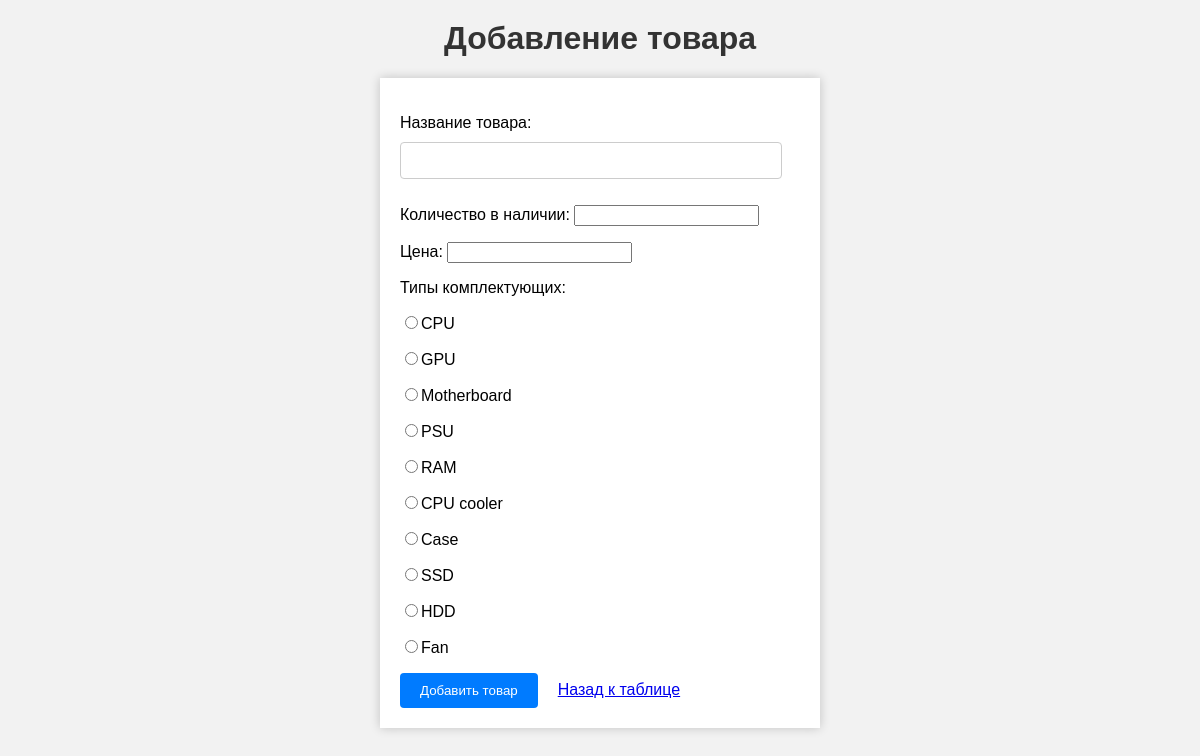
The page /server/php/create/add_stock.php on the database its author committed.
### tables this page shows
create table IF NOT EXISTS component_type (
  id_component_type int (10) AUTO_INCREMENT,
  pc_part_type varchar (20) NOT NULL,
  PRIMARY KEY (id_component_type)
);

### server/php/db.php (called while the page is built, shortened)
<?php
class Database
{
    public function __construct()
    {
        $this->db = new mysqli("db", "user", "password", "appDB");
    }
}
?>

### server/php/controllers/component_typeDB.php (called while the page is built, shortened)
<?php
    include_once "../db.php";
    include_once "../models/component_type.php";
    class Component_typeDB extends Database{
        public function getComponent_type(){
            $sql = "SELECT * FROM component_type";
            $result = $this->db->query($sql);
            $types = array();
            if($result->num_rows > 0){
                while($row = $result->fetch_assoc()){
                    $type = new Component_type($row["id_component_type"], $row["pc_part_type"]);
                    array_push($types, $type);
                }
            }
            return $types;
        }
    }
?>

### server/php/models/component_type.php (called while the page is built, shortened)
<?php
class Component_type
{
    private $id;
    private $type;
    public function __construct($id, $type)
    {
        $this->id = $id;
        $this->type = $type;
    }
    public function getId()
    {
        return $this->id;
    }
    public function getType()
    {
        return $this->type;
    }
}
?>

### server/php/create/add_stock.php (the view, shortened to what this page needs)
<!DOCTYPE html>
<html lang="en">
<head>
    <link rel="stylesheet" href="../styles/styleAdd.css">
</head>
<body>
    <?php
    require_once "../models/component_type.php";
    require_once "../controllers/component_typeDB.php";
    if(isset($_POST['name']) && isset($_POST['quantity']) && isset($_POST['price']) && isset($_POST['id_type'])){
        $name = $_POST['name'];
        $quantity_avaible = $_POST['quantity'];
        $price = $_POST['price'];
        $id_type = $_POST['id_type'];
        $stock = new StockDB();
        $success = $stock->addStock($name, $quantity_avaible, $price, $id_type);
        if($success){
            http_response_code(201);
            echo "Товар был добавлен. <a href='../tables/index_stock.php'>Назад к таблице</a>";
        }else{
            http_response_code(503);
            echo "Невозможно добавить товар. <a href='../tables/index_stock.php'>Назад к таблице</a>";
        }
    }
    else{
        $component = new Component_typeDB();
        $types = $component->getComponent_type();
        echo "<h1>Добавление товара</h1>";
        echo "<form action='add_stock.php' method='POST'>";
        echo "<p>Название товара: <input type='text' name='name' /></p>";
        echo "<p>Количество в наличии: <input type='number' name='quantity' /></p>";
        echo "<p>Цена: <input type='number' name='price' /></p>";
        echo "<p>Типы комплектующих:</p>";
        foreach($types as $type){
            $id = $type->getId();
            $name = $type->getType();
            echo "<p><input type='radio' name='id_type' value='" . $id . "' />" . $name . "</p>";
        }
        echo "<input type='submit' value='Добавить товар' />";
        echo "<a href='../tables/index_stock.php'>Назад к таблице</a>";
        echo "</form>";
    }
    ?>
</body>
</html>

### server/php/styles/styleAdd.css (style rules this page uses)
h1 { color: #333; text-align: center; margin-top: 20px; }
form { max-width: 400px; margin: 0 auto; background-color: #fff; padding: 20px; box-shadow: 0px 0px 10px rgba(0, 0, 0, 0.2); }
input[type="text"] { width: 90%; padding: 10px; margin-top: 10px; margin-bottom: 10px; border: 1px solid #ccc; border-radius: 4px; }
input[type="submit"] { background-color: #007bff; color: #fff; padding: 10px 20px; margin-right: 20px; border: none; border-radius: 4px; cursor: pointer; }

### rows shown on the page
component_type: pc_part_type "CPU"
component_type: pc_part_type "GPU"
component_type: pc_part_type "Motherboard"
component_type: pc_part_type "PSU"
component_type: pc_part_type "RAM"
component_type: pc_part_type "CPU cooler"
component_type: pc_part_type "Case"
component_type: pc_part_type "SSD"
component_type: pc_part_type "HDD"
component_type: pc_part_type "Fan"
